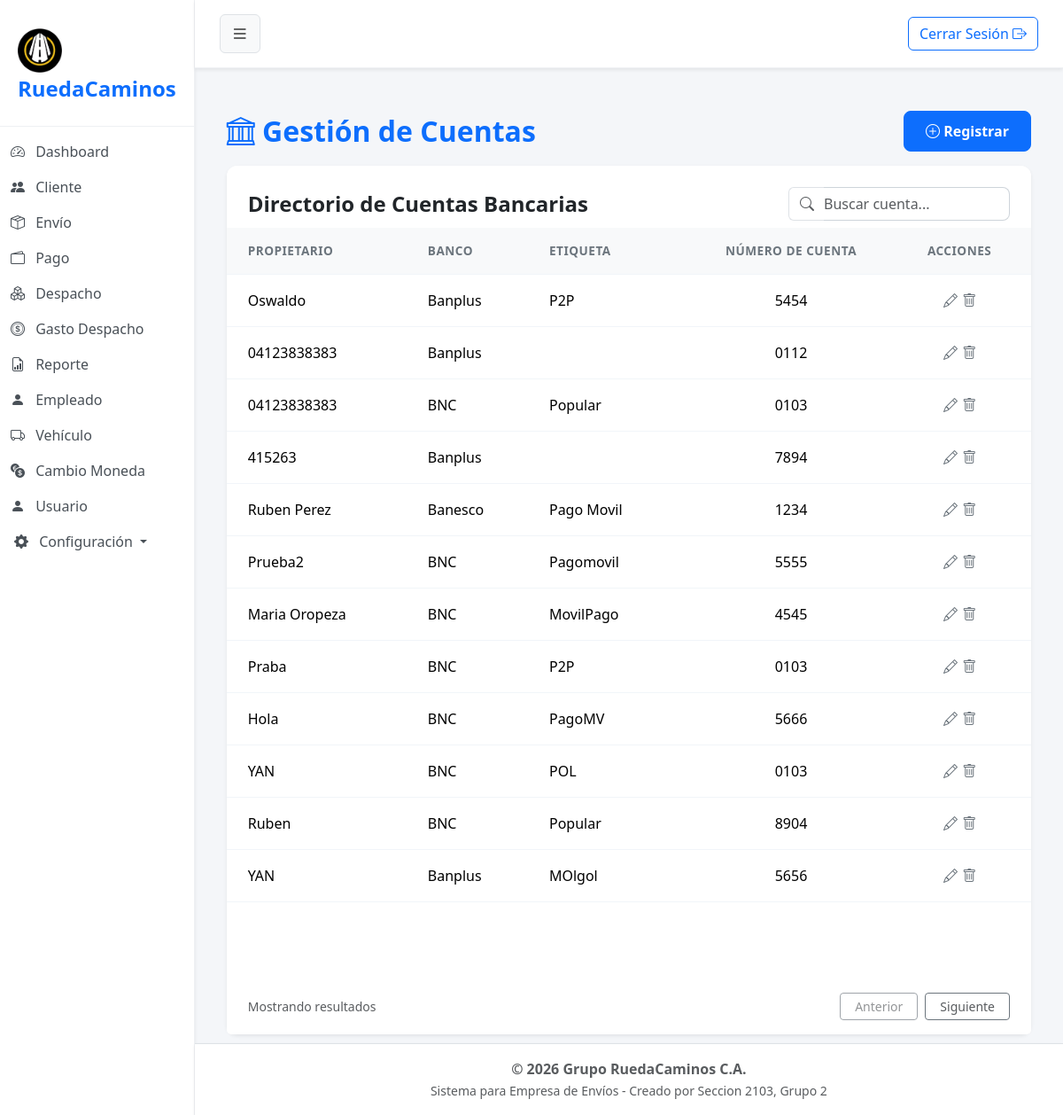
/?url=cuenta (signed in), run on the app's committed database.
### tables this page shows
CREATE TABLE `cuenta_banco` (
  `cod_cuenta` int(1) NOT NULL,
  `propietario` varchar(50) NOT NULL,
  `etiqueta` varchar(15) NOT NULL,
  `numero_cuenta` varchar(4) NOT NULL,
  `cod_banco` int(2) NOT NULL,
  `estado` tinyint(1) NOT NULL
);

CREATE TABLE `banco` (
  `cod_banco` int(1) NOT NULL,
  `nombre` varchar(20) NOT NULL,
  `estado` tinyint(1) NOT NULL
);

### app/controller/cuentaController.php (called while the page is built, shortened)
<?php
$cuenta = new Cuenta();
$registros = $cuenta->obt_RegistrosCuentas();
include 'app/view/layout/header.php';
include 'app/view/cuenta/cuentaView.php';
include 'app/view/layout/footer.php';

### index.php (called while the page is built, shortened)
<?php
    $frontController = new FrontController();
?>

### app/config/Conexion.php (called while the page is built, shortened)
<?php
abstract class Conexion
{
    public $host = "localhost";
    public $namedb = "grupo_ruedacaminos";
    public $userdb = "root";
    public $passwd = "";
    public function __construct()
    {
        $this->conexion = $this->getConnection();
    }
    public function getConnection(): PDO
    {
        try {
            $dsn = "mysql:host=" . $this->host . ";dbname=" . $this->namedb . ";charset=utf8";
            $conexion = new PDO($dsn, $this->userdb, $this->passwd);
            $conexion->setAttribute(PDO::ATTR_ERRMODE, PDO::ERRMODE_EXCEPTION);
        } catch (PDOException $error) {
            die('No se pudo conectar a la base de datos, error:' . $error->getMessage());
        }
        return $conexion;
    }
}

### app/model/Cuenta.php (called while the page is built, shortened)
<?php
class Cuenta extends Conexion
{
    public function obt_RegistrosCuentas()
    {
        try {
            $sentencia = "SELECT cuenta_banco.*, banco.nombre AS nombrebanco ,banco.cod_banco
              FROM cuenta_banco
              INNER JOIN banco
              ON cuenta_banco.cod_banco = banco.cod_banco
              WHERE cuenta_banco.estado = 1";
            $select = $this->conexion->prepare($sentencia);
            $select->execute();
            return $select->fetchAll(\PDO::FETCH_ASSOC);
        } catch (\PDOException $e) {
            return [];
        }
    }
}

### app/view/cuenta/componentes/tabla.php (the view)
<div class="card-body p-0">
    <div class="table-responsive">
        <table class="table table-hover align-middle mb-0">
            <thead class="table-light table-header-custom">
                <tr>
                    <th class="ps-4">PROPIETARIO</th>
                    <th class="ps-4">BANCO</th>
                    <th class="ps-4">ETIQUETA</th>
                    <th class="ps-4 text-center">NÚMERO DE CUENTA</th>
                    <th class="pe-4 text-center">ACCIONES</th>
                </tr>
            </thead>
            <tbody>
                <?php foreach ($registros as $dato): ?>
                    <tr>
                        <td class="ps-4 fw-medium"><?= $dato['propietario'] ?></td>
                        <td class="ps-4 fw-medium"><?= $dato['nombrebanco'] ?></td>
                        <td class="ps-4 fw-medium"><?= $dato['etiqueta'] ?></td>
                        <td class="ps-4 text-center">
                            <span class="fw-medium"><?php echo $dato['numero_cuenta']; ?></span>
                        </td>
                        <td class="pe-4 text-center">
                            <button type="button" class="btn btn-link text-secondary p-0 m-0 align-baseline" title="Actualizar" data-bs-toggle="modal" data-bs-target="#modalCuenta"
                                datos-cod-cuenta="<?php echo $dato['cod_cuenta'];?>"
                                datos-nombre-propietario="<?php echo $dato['propietario']; ?>"
                                datos-numero-cuenta="<?php echo $dato['numero_cuenta']; ?>"
                                datos-cod-banco="<?php echo $dato['cod_banco']; ?>"
                                datos-etiqueta="<?php echo $dato['etiqueta']; ?>"
                                datos-estado="<?php echo $dato['estado'];?>">
                                <i class="bi bi-pencil"></i>
                            </button>
                            <a href="#" class="text-secondary btn-eliminar"
                                data-id="<?= $dato['cod_cuenta'] ?>">
                                <i class="bi bi-trash"></i>
                            </a>
                        </td>
                    </tr>
                <?php endforeach; ?>
            </tbody>
        </table>
    </div>
</div>

### assets/css/styles.css (style rules this page uses)
body { background-color: #f4f6f9; font-family: "Segoe UI", Tahoma, Geneva, Verdana, sans-serif; overflow-x: hidden; }
.table> :not(caption)>*>* { padding: 1rem 0.75rem; border-bottom-color: #f1f5f9; }
.table-header-custom th { color: #6c757d; font-weight: 600; font-size: 0.85rem; letter-spacing: 0.5px; }

### data on the page
cuenta_banco: propietario "Oswaldo", cod_banco.nombre "Banplus", etiqueta "P2P", numero_cuenta "5454"
cuenta_banco: propietario "04123838383", cod_banco.nombre "Banplus", numero_cuenta "0112"
cuenta_banco: propietario "04123838383", cod_banco.nombre "BNC", etiqueta "Popular", numero_cuenta "0103"
cuenta_banco: propietario "415263", cod_banco.nombre "Banplus", numero_cuenta "7894"
cuenta_banco: propietario "Ruben Perez", cod_banco.nombre "Banesco", etiqueta "Pago Movil", numero_cuenta "1234"
cuenta_banco: propietario "Prueba2", cod_banco.nombre "BNC", etiqueta "Pagomovil", numero_cuenta "5555"
cuenta_banco: propietario "Maria Oropeza", cod_banco.nombre "BNC", etiqueta "MovilPago", numero_cuenta "4545"
cuenta_banco: propietario "Praba", cod_banco.nombre "BNC", etiqueta "P2P", numero_cuenta "0103"
cuenta_banco: propietario "Hola", cod_banco.nombre "BNC", etiqueta "PagoMV", numero_cuenta "5666"
cuenta_banco: propietario "YAN", cod_banco.nombre "BNC", etiqueta "POL", numero_cuenta "0103"
cuenta_banco: propietario "Ruben", cod_banco.nombre "BNC", etiqueta "Popular", numero_cuenta "8904"
cuenta_banco: propietario "YAN", cod_banco.nombre "Banplus", etiqueta "MOlgol", numero_cuenta "5656"
